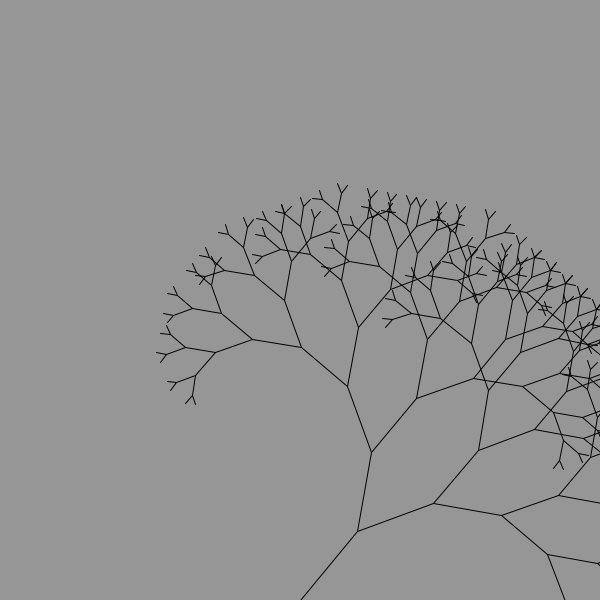
Frame 1 (no input)
Frame 60 (the mouse pressed at the canvas centre just before this capture): identical to frame 1, image omitted
Frame 120 (the mouse held since frame 60 and released just before this capture): identical to frame 1, image omitted

The Processing sketch that drew this single still picture (run headless with seeded random() and noise(); from frame 60 on, the mouse is pressed at the canvas centre):

// Processing sketch: processing_176049
// ── processing_176049.pde

void setup() {
size(600, 600);
}
void draw() {
background(150);
drawTree(width/2, height, -50, 9);
}
void drawTree(float x1, float y1, float angle, float depth) {
if (depth ==0) return;
float x2 
= x1 + cos(radians(angle)) * depth * 10;
float y2 
= y1 + sin(radians(angle)) * depth * 10;
line(x1, y1, x2, y2);
drawTree(x2, y2, angle-30, depth-1); 
drawTree(x2, y2, angle+30, depth-1);
}
